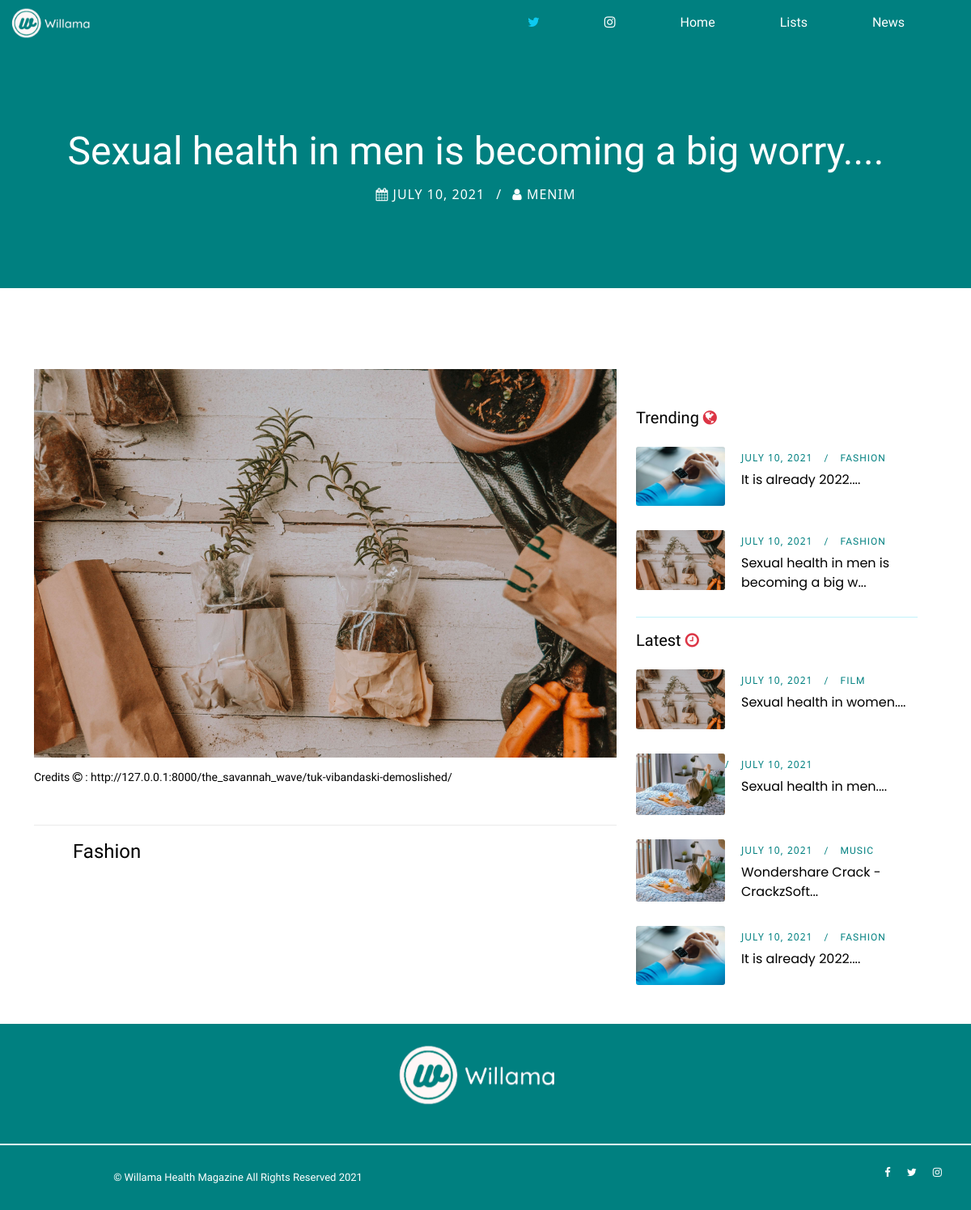
Screenshot of /willama_health/sexual-health-men-becoming-big-worry/ with the database file from the repository.
### blog/models.py (models this page shows, shortened)
class Post(models.Model):
    title       =   models.CharField(max_length=255, unique=True)
    blog_img    =   models.ImageField(upload_to="blog_pics/", null=True, blank=True)
    img_credits =   models.CharField(max_length=255, null=True)
    slug        =   models.SlugField(max_length=250, null=True, blank=True, unique=True)
    author      =   models.CharField(max_length=100, default='Menim')
    updated_on  =   models.DateTimeField(auto_now=True)
    body        =   tinymce_models.HTMLField()
    created_on  =   models.DateTimeField(auto_now_add=True)
    status      =   models.IntegerField(choices=STATUS, default=0)
    blog_type   =   models.IntegerField(choices=TYPE, default=0)
    categories  =   models.ManyToManyField(Category, related_name='posts')
    class Meta:
        ordering    =   ['-created_on']

class Category(models.Model):
    title   =   models.CharField(max_length=20, unique=True, null=True)
    slug        =   models.SlugField(max_length=250, unique=True,null=True)
    class Meta:
        verbose_name_plural =   'categories'
    def __str__(self):
        return self.title

### blog/views.py (the view)
# urls.py: path('willama_health/<slug:slug>/', views.article_detail, name='article-detail'),
def article_detail(request, slug, *args, **kwargs):
    post        =   Post.objects.get(slug=slug)
    latest      =   Post.objects.order_by('-created_on')[0:4]
    adverts     =   Advert.objects.all()[0:1]
    trending    =   Post.objects.filter(blog_type=2).order_by('-created_on')[0:3]
    context     =   {
        "post": post,
        'latest':latest,
        'adverts':adverts,
        'trending':trending,
    }
    return render(request, "article.html", context)

### blog/templates/article.html (shortened to what this page needs)
{% extends "base.html" %} {% load crispy_forms_tags %} {% load static %} {% block content %}
<div class="breadcrumb-area bg-img bg-overlay jarallax">
    <div class="container h-100">
        <div class="row h-100 align-items-center">
            <div class="col-12">
                <div class="breadcrumb-content text-center">
                    <div class="breadcrumb-post-content">
                        <h2 class="post-title">{{ post.title|slice:":70"|safe }}...</h2>
                        <div class="post-meta">
                            <a href="#" style="text-decoration: none;"><i class="fa fa-calendar" aria-hidden="true"></i>
                                {{ post.created_on.date }}</a>
                            <a href="#" style="text-decoration: none;"><i class="fa fa-user" aria-hidden="true"></i>
                                {{ post.author }}</a>
                        </div>
                    </div>
                </div>
            </div>
        </div>
    </div>
</div>
<div class="roberto-news-area section-padding-100-0">
    <div class="container">
        <div class="row justify-content-center">
            <div class="col-12 col-lg-8">
                <div class="post-thumbnail mb-50">
                    <img src="{{ post.blog_img.url }}" alt="">
                    <h4 class="small mt-3">Credits <i class="fa fa-copyright"></i> : {{ post.img_credits }}</h4>
                </div>
                <div class="post-author-area d-flex align-items-center justify-content-between mb-50">
                    <ul class="">{% for cat in post.categories.all %}
                        <li>
                            <a href="{% url 'blog_category' cat.slug %}" class="nav-link text-capitalize">
                                <h4>{{ cat }}</h4>
                            </a>
                        </li>{% endfor %}
                    </ul>
                </div>
            </div>
            <div class="col-12 col-sm-8 col-md-6 col-lg-4 py-5 section-padding-100-70">
                <div class="roberto-sidebar-area pl-md-4">
                    <div class="col-12 mb-4">
                        <h5>Trending <i class="fa fa-globe text-danger"></i></h5>
                    </div>
                    {% for post in trending %}
                    <div class="single-recent-post d-flex">
                        <div class="post-thumb">
                            {% if post.blog_img %}
                            <a href="#"><img src="{{ post.blog_img.url }}" alt=""></a>
                            {% endif %}
                        </div>
                        <div class="post-content">
                            <div class="post-meta">
                                <a href="#" class="post-author">{{ post.created_on.date }}</a>
                                {% for cat in post.categories.all %}
                                <a href="{% url 'blog_category' cat.slug %}" class="post-tutorial"
                                    style="font-family: 'Archivo Narrow', sans-serif;">{{ cat.title }}</a> {% endfor %}
                            </div>
                            <a href="{% url 'article-detail' post.slug %}" class="post-title"
                                style="font-family: 'Poppins', sans-serif;">{{ post.title|slice:":40"|safe }}...</a>
                        </div>
                    </div>
                    {% endfor %}
                    <hr class="bg-info">
                    <div class="col-12 mb-4">
                        <h5>Latest <i class="fa fa-clock-o text-danger"></i></h5>
                    </div>
                    {% for post in latest %}
                    <div class="single-recent-post d-flex">
                        <div class="post-thumb">
                            {% if post.blog_img %}
                            <a href="#"><img src="{{ post.blog_img.url }}" alt=""></a>
                            {% endif %}
                        </div>
                        <div class="post-content">
                            <div class="post-meta">
                                <a href="#" class="post-author">{{ post.created_on.date }}</a>
                                {% for cat in post.categories.all %}
                                <a href="{% url 'blog_category' cat.slug %}" class="post-tutorial"
                                    style="font-family: 'Archivo Narrow', sans-serif;">{{ cat.title }}</a> {% endfor %}
                            </div>
                            <a href="{% url 'article-detail' post.slug %}" class="post-title"
                                style="font-family: 'Poppins', sans-serif;">{{ post.title|slice:":40"|safe }}...</a>
                        </div>
                    </div>
                    {% endfor %}
                </div>
            </div>
        </div>
    </div>
</div>
{% endblock content %}

### static/css/design.css (style rules this page uses)
* { margin: 0; padding: 0; max-width: 100%; box-sizing: border-box; }
body { font-family: "Poppins", sans-serif; font-size: 14px; }
h1, h2, h3, h4, h5, h6 { font-family: "Archivo Narrow", sans-serif; color: #000000; line-height: 1.3; font-weight: 500; }
ul, ol { margin: 0; }
ul li, ol li { list-style: none; }
img { height: auto; max-width: 100%; }
.bg-img { background-position: center center; background-size: cover; background-repeat: no-repeat; }
.mb-50 { margin-bottom: 50px !important; }
.section-padding-100-0 { padding-top: 100px; padding-bottom: 0; }
.section-padding-100-70 { padding-top: 100px; padding-bottom: 70px; }
.nav-link { font-family: 'Archivo Narrow', sans-serif; }
.breadcrumb-area { position: relative; background: teal; background-size: cover; z-index: 1; height: 300px; }
.breadcrumb-content { position: relative; z-index: 1; }
.roberto-news-area a { color: #000000; text-decoration: none; }
.breadcrumb-post-content { position: relative; z-index: 1; }
.breadcrumb-post-content .post-title { font-size: 48px; line-height: 1.5; display: block; margin-bottom: 5px; color: #ffffff; }
.breadcrumb-post-content .post-meta { position: relative; z-index: 1; margin-bottom: 10px; }
.breadcrumb-post-content .post-meta a { position: relative; z-index: 1; font-size: 16px; color: #ffffff; display: inline-block; margin-right: 30px; letter-spacing: 1px; text-transform: uppercase; }
.breadcrumb-post-content .post-meta a:last-child { margin-right: 0; }
.breadcrumb-post-content .post-meta a:last-child::before { content: '/'; position: absolute; top: 0; left: -20px; z-index: 1; }
.post-author-area { position: relative; z-index: 1; border-top: 1px solid #ebebeb; padding-top: 10px; }
.single-recent-post { position: relative; z-index: 1; margin-bottom: 30px; }
.single-recent-post:last-child { margin-bottom: 0; }
.single-recent-post .post-thumb { -webkit-box-flex: 0; -ms-flex: 0 0 110px; flex: 0 0 110px; max-width: 110px; width: 110px; margin-right: 20px; }
.single-recent-post .post-thumb img { border-radius: 3px; }
.single-recent-post .post-content .post-title { font-size: 16px; display: block; margin-bottom: 0; }
.single-recent-post .post-content .post-meta { position: relative; z-index: 1; margin-bottom: 5px; }
.single-recent-post .post-content .post-meta a { position: relative; z-index: 1; font-size: 12px; color: teal; display: inline-block; margin-right: 30px; letter-spacing: 1px; text-transform: uppercase; }
.single-recent-post .post-content .post-meta a:last-child { margin-right: 0; }
.single-recent-post .post-content .post-meta a:last-child::before { content: '/'; position: absolute; top: 0; left: -20px; z-index: 1; }
.post-meta a { text-decoration: none; }

### rows the page displays
Post: title "Sexual health in men is becoming a big worry.", created_on "JULY 10, 2021", author "MENIM", blog_img (picture), img_credits "http://127.0.0.1:8000/the_savannah_wave/tuk-vibandaski-demoslished/", title "Sexual health in men is becoming a big w"
Category: title "Fashion", title "FASHION"
Post: blog_img (picture), created_on "JULY 10, 2021", title "It is already 2022."
Post: blog_img (picture), created_on "JULY 10, 2021", title "Sexual health in women."
Category: title "FILM"
Post: blog_img (picture), created_on "JULY 10, 2021", title "Sexual health in men."
Post: blog_img (picture), created_on "JULY 10, 2021", title "Wondershare Crack - CrackzSoft"
Category: title "MUSIC"
